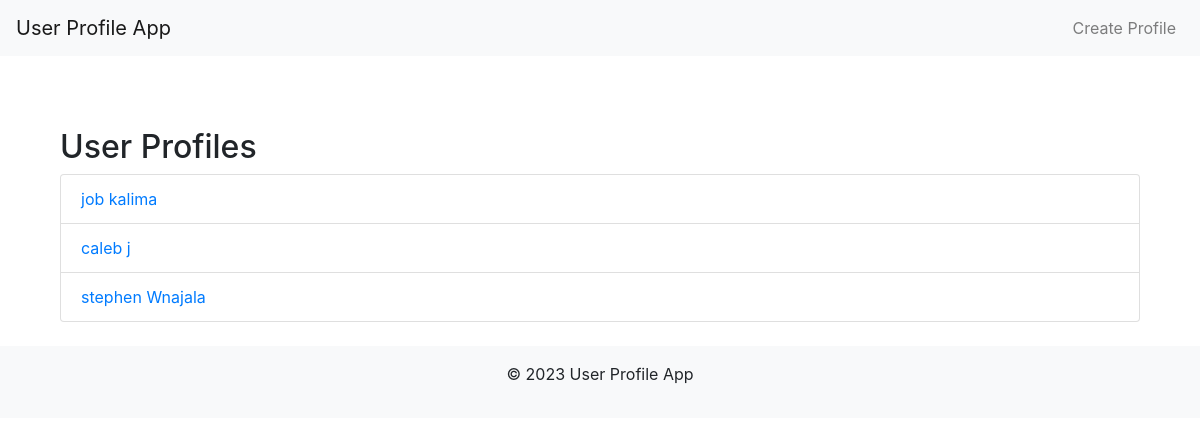
The page / on the database its author committed.
### userprofile/models.py (models this page shows)
class UserProfile(models.Model):
    name = models.CharField(max_length=100)
    email = models.EmailField()
    age = models.IntegerField()
    phone_number = models.CharField(max_length=15)
    bio = models.TextField()

### userprofile/views.py (the view)
# urls.py: path('', views.profile_list, name='profile_list'),
def profile_list(request):
    profiles = UserProfile.objects.all()
    return render(request, 'userprofile/profile_list.html', {'profiles': profiles, 'year': datetime.date.today().year})

### userprofile/templates/userprofile/profile_list.html
{% extends 'base.html' %}
{% block content %}
<div class="container mt-5">
  <h2>User Profiles</h2>
  <ul class="list-group">
    {% for profile in profiles %}
      <li class="list-group-item">
        <a href="{% url 'user_detail' profile.pk %}">{{ profile.name }}</a>
      </li>
    {% endfor %}
  </ul>
</div>
{% endblock %}

### rows shown on the page
UserProfile: name "job kalima"
UserProfile: name "caleb j"
UserProfile: name "stephen Wnajala"
